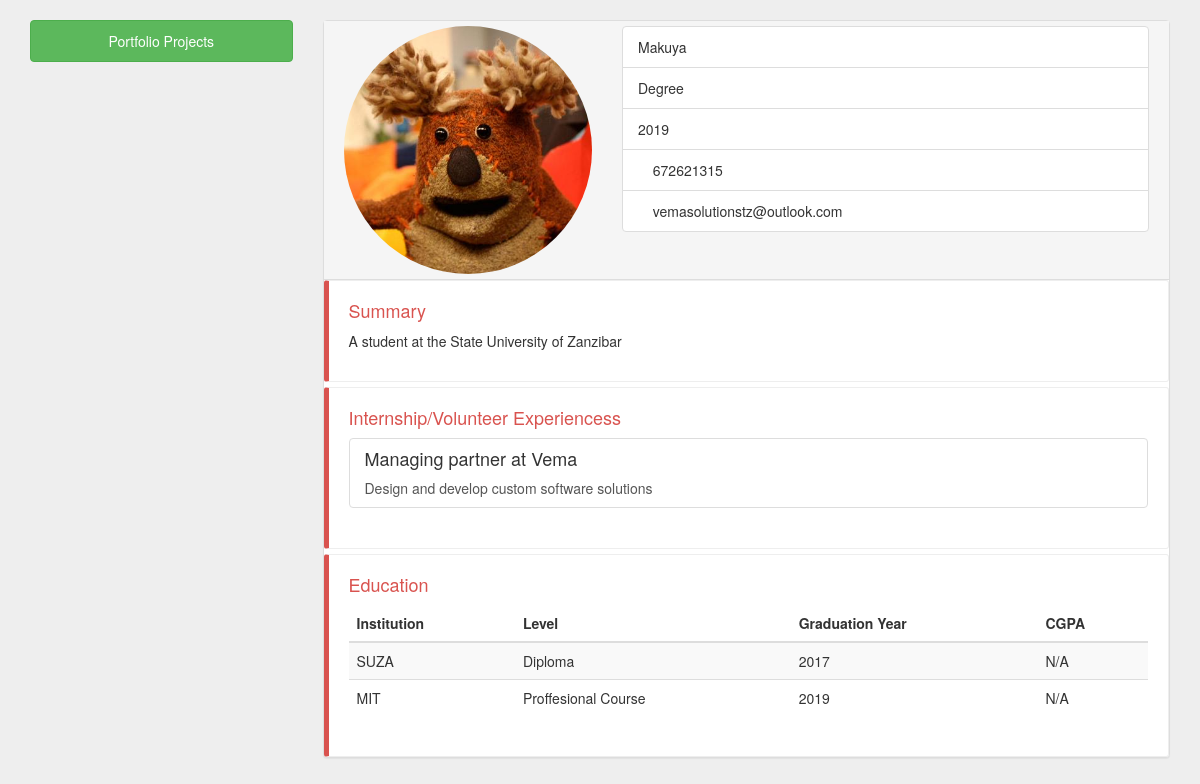
The page /alumnees/1/ on the database its author committed.
### alumnee/models.py (models this page shows, shortened)
class alumnee(models.Model):
    FullName = models.CharField(max_length=20,null=True)
    PersonalDescription = models.TextField(max_length=200,null=True)
    age = models.CharField(max_length=20,null=True)
    image = models.FileField(max_length=200,null=True)
    email = models.CharField(max_length=30,null=True)
    phone = models.CharField(max_length=30,null=True)
    adress = models.CharField(max_length=30,null=True)
    HighestEducation=models.CharField(max_length=30,null=True)
    graduationYear = models.CharField(max_length=30,null=True)
    Employed = models.BooleanField(default=False)

class internship(models.Model):
    alumnee = models.ForeignKey(alumnee, on_delete=models.CASCADE)
    institution = models.CharField(max_length=100,null=True)
    position = models.CharField(max_length=100,null=True)
    roles = models.TextField(max_length=100,null=True)

class education(models.Model):
     alumnee = models.ForeignKey(alumnee, on_delete=models.CASCADE)
     institution = models.CharField(max_length=100,null=True)
     level = models.CharField(max_length=100,null=True)
     year = models.CharField(max_length=100,null=True)
     grade = models.CharField(max_length=100,null=True)

### alumnee/views.py (the view)
# urls.py: url(r'^alumnees/(?P<alumnee_id>[0-9]+)/$', views.alumnee_details, name='detail'),
def alumnee_details(request, alumnee_id):
    try:
        alumnee_object = alumnee.objects.get(id=alumnee_id)
    except Exception as e:
        raise Http404("That Graduator does not exist")
    return render(request, 'alumnee/alumnee_details.html', { 'alumnee_object': alumnee_object })

### alumnee/templates/alumnee/alumnee_details.html (shortened to what this page needs)
<!DOCTYPE html>
{% load staticfiles %}
<html>
  <head>
    <link rel="stylesheet" href="{% static './alumnee_details/bootstrap.min.css' %}">
    <link rel="stylesheet" href=" {% static './alumnee_details/font-awesome.min.css' %}">
    <link rel="stylesheet" href=" {% static './alumnee_details/profile.css' %}">
  </head>
  <body>
        <div class="container">
        <div class="row">
            <div class="col-sm-3">
                <a href="mail-compose.html" class="btn btn-success btn-block btn-compose-email">Portfolio Projects</a>
            </div>
            <div class="col-sm-9">
                <div class="panel panel-default">
                       <div class="panel-heading resume-heading">
                          <div class="row">
                             <div class="col-lg-12">
                                <div class="col-xs-12 col-sm-4">
                                   <figure>
                                      <img class="img-circle img-responsive" alt="" src="{{alumnee_object.image.url}}">
                                   </figure>
                                </div>
                                <div class="col-xs-12 col-sm-8">
                                   <ul class="list-group">
                                      <li class="list-group-item">{{alumnee_object.FullName}}</li>
                                      <li class="list-group-item">{{alumnee_object.HighestEducation}} </li>
                                      <li class="list-group-item">{{alumnee_object.graduationYear}}</li>
                                      <li class="list-group-item"><i class="fa fa-phone"></i> {{alumnee_object.phone}} </li>
                                      <li class="list-group-item"><i class="fa fa-envelope"></i> {{ alumnee_object.email }}</li>
                                   </ul>
                                </div>
                             </div>
                          </div>
                       </div>
                       <div class="bs-callout bs-callout-danger">
                          <h4>Summary</h4>
                          <p>
                            {{alumnee_object.PersonalDescription}}
                          </p>
                       </div>
                       <div class="bs-callout bs-callout-danger">
                          <h4>Internship/Volunteer Experiencess</h4>
                          {% if alumnee_object.internship_set.all %}
                                  {% for internship in alumnee_object.internship_set.all %}
                                    <ul class="list-group">
                                     <a class="list-group-item inactive-link" href="#">
                                        <h4 class="list-group-item-heading"> {{internship.position}} at {{internship.institution}} </h4>
                                        <p class="list-group-item-text">
                                           {{internship.roles}}
                                        </p>
                                     </a>
                                     </ul>
                                    {% endfor %}
                                {% else %}
                                    <h4>The alumnee doesnt have any portfolio</h4>
                          {% endif %}
                       </div>
                       <div class="bs-callout bs-callout-danger">
                          <h4>Education</h4>
                          <table class="table table-striped table-responsive ">
                             <thead>
                                <tr>
                                   <th>Institution</th>
                                   <th>Level</th>
                                   <th>Graduation Year</th>
                                   <th>CGPA</th>
                                </tr>
                             </thead>
                             <tbody>
                                {% if alumnee_object.education_set.all %}
                                    {% for education in alumnee_object.education_set.all %}
                                        <tr>
                                           <td>{{education.institution}}</td>
                                           <td>{{education.level}}</td>
                                           <td>{{education.year}}</td>
                                           <td> {{education.grade}} </td>
                                        </tr>
                                    {% endfor %}
                                {% else %}
                                    <h4>The alumnee doesnt have any portfolio</h4>
                                {% endif %}
                             </tbody>
                          </table>
                       </div>
                    </div>
                 </div>
            </div>
        </div>
  </body>
</html>

### alumnee/static/alumnee_details/profile.css (style rules this page uses)
body { margin-top:20px; background:#eee; }
.btn-compose-email { padding: 10px 0px; margin-bottom: 20px; }
.panel .panel-heading { padding: 5px; border-top-right-radius: 3px; border-top-left-radius: 3px; border-bottom: 1px solid #DDD; -moz-border-radius: 0px; -webkit-border-radius: 0px; border-radius: 0px; }
.bs-callout { -moz-border-bottom-colors: none; -moz-border-left-colors: none; -moz-border-right-colors: none; -moz-border-top-colors: none; border-color: #eee; border-image: none; border-radius: 3px; border-style: solid; border-width: 1px 1px 1px 5px; margin-bottom: 5px; padding: 20px; }
.bs-callout:last-child { margin-bottom: 0px; }
.bs-callout h4 { margin-bottom: 10px; margin-top: 0; }
.bs-callout-danger { border-left-color: #d9534f; }
.bs-callout-danger h4 { color: #d9534f; }
.inactive-link { pointer-events: none; cursor: default; }

### rows shown on the page
alumnee: image (picture), FullName "Makuya", HighestEducation "Degree", graduationYear "2019", phone "672621315", email "vemasolutionstz@outlook.com", PersonalDescription "A student at the State University of Zanzibar"
internship: position "Managing partner", institution "Vema", roles "Design and develop custom software solutions"
education: institution "SUZA", level "Diploma", year "2017", grade "N/A"
education: institution "MIT", level "Proffesional Course", year "2019", grade "N/A"
